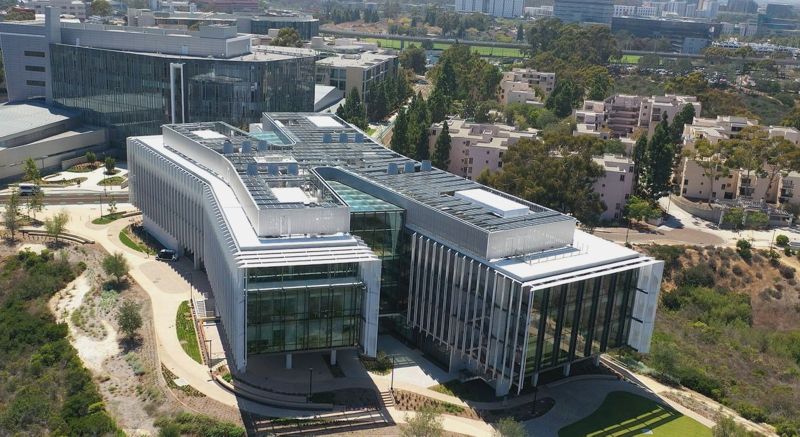
#> input picture Dataset/raw/Franklin_Antonio_Hall/franklin_002 2.jpg, 1600 x 873 px (shown at 1/2 size); its folder holds 3 pictures in this run
$ python split_dataset.py
#> lines starting #> are read from the running program, lines starting #| are printed output that depends on the picture
"""Split Dataset/raw/<Building>/ into train/ and test/ folders.

    python split_dataset.py

Rerun it whenever you add a new building. It rebuilds train/ and test/ from
raw/, so raw/ stays the single source of truth.

Near-identical photos are grouped and kept on the same side of the split. Two
copies of one photo landing in both train and test would let the model score
well by memorizing rather than learning.
"""

import shutil
from pathlib import Path

import numpy as np
from PIL import Image

RAW_DIR = Path("Dataset/raw")
TRAIN_DIR = Path("Dataset/train")
TEST_DIR = Path("Dataset/test")

TEST_COUNT = 10         # fixed test images per building, not a fraction
HASH_THRESHOLD = 5      # Hamming distance counted as "the same photo"
SEED = 42


def dhash(path, size=8):
    """Perceptual hash — compares each pixel to its right neighbour."""
    with Image.open(path) as img:
        px = np.asarray(img.convert("L").resize((size + 1, size),
                                                Image.Resampling.LANCZOS), dtype=np.int16)
    bits = 0
    for row in range(size):
        for col in range(size):
            bits = (bits << 1) | int(px[row, col] > px[row, col + 1])
    return bits


def group_duplicates(files):
    """Cluster near-identical photos. Returns a list of lists.

    Compares against every member of a group, not just the first, and merges
    groups that a new photo links together. Duplicate similarity is not
    transitive — A can match B and B match C while A and C do not — so
    comparing against one representative per group lets pairs slip through.
    """
    hashes = {f: dhash(f) for f in files}
    groups = []

    for f in files:
        matched = [g for g in groups
                   if any(bin(hashes[m] ^ hashes[f]).count("1") <= HASH_THRESHOLD
                          for m in g)]
        if not matched:
            groups.append([f])
        else:
            merged = [f]
            for g in matched:
                merged.extend(g)
                groups.remove(g)
            groups.append(merged)

    return groups


def main():
    if not RAW_DIR.is_dir():
        raise SystemExit(f"No {RAW_DIR}/. Put photos in {RAW_DIR}/<Building>/ first.")

    # Rebuild from scratch so reruns are not additive.
    for folder in (TRAIN_DIR, TEST_DIR):
        shutil.rmtree(folder, ignore_errors=True)

    rng = np.random.default_rng(SEED)
    buildings = sorted(d for d in RAW_DIR.iterdir() if d.is_dir())

    print(f"{'Building':<24}{'raw':>6}{'train':>7}{'test':>6}{'dupes':>7}")
    print("-" * 50)

    for building in buildings:
        files = sorted(f for f in building.iterdir()
                       if f.suffix.lower() in {".jpg", ".jpeg", ".png", ".webp"})
        if not files:
            continue

        groups = group_duplicates(files)
#> in dhash, img is the input picture: PIL image 1600x873 RGB; mean R, G, B 103.9, 107.1, 101.7
#> after the loop in dhash, `for row in range(size):`: bits = 4365594102540168556
#> call 2 of dhash, with size = 8
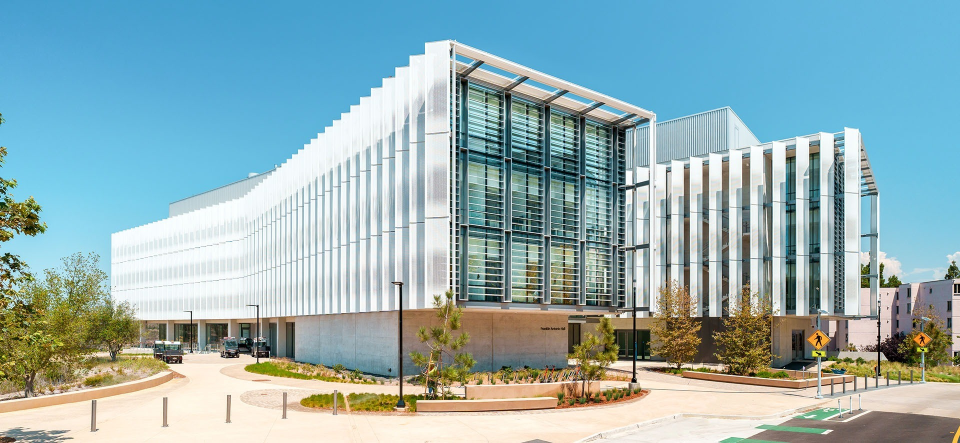
#> input picture Dataset/raw/Franklin_Antonio_Hall/franklin_007 2.jpg, 1920 x 886 px (shown at 1/2 size)
#> in dhash, img is the input picture: PIL image 1920x886 RGB; mean R, G, B 146.3, 175.5, 179.6
#> after the loop in dhash (call 2), `for row in range(size):`: bits = 14472488078016017507
#> call 3 of dhash, with size = 8
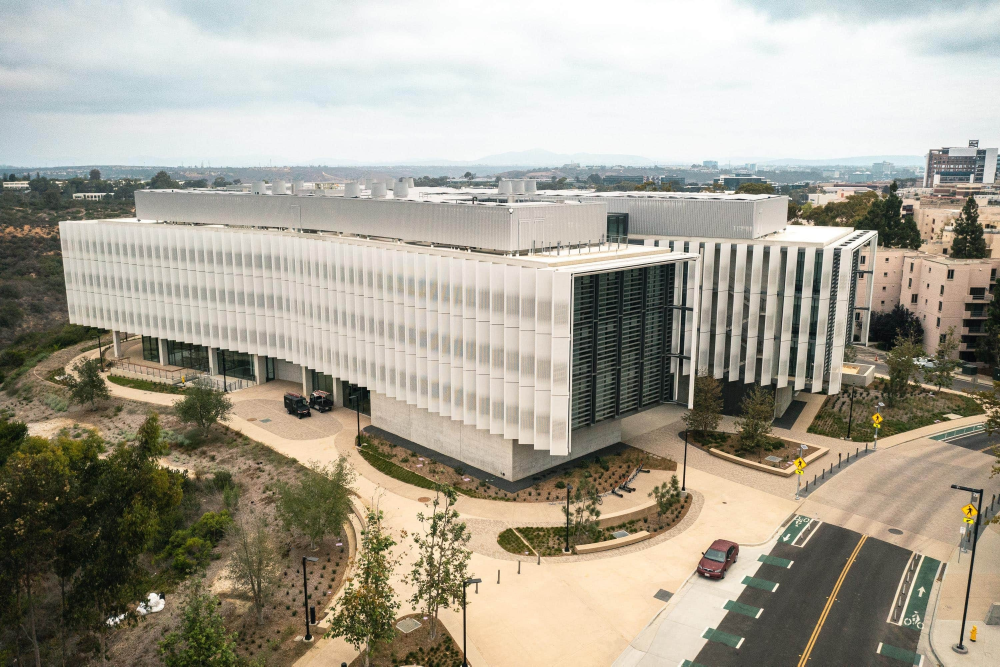
#> input picture Dataset/raw/Franklin_Antonio_Hall/franklin_015.jpg, 3000 x 1999 px (shown at 1/3 size)
#> in dhash, img is the input picture: PIL image 3000x1999 RGB; mean R, G, B 167.2, 161.9, 148.3
#> after the loop in dhash (call 3), `for row in range(size):`: bits = 506953033257124358
#> in group_duplicates, `hashes = {f: dhash(f) for f in files}`: hashes = 3 items
#> groups = 3 items
        rng.shuffle(groups)

        # Fill test/ group by group until it reaches TEST_COUNT.
        target = TEST_COUNT
        test_files, train_files = [], []
        for group in groups:
            if len(test_files) < target:
                test_files.extend(group)
            else:
                train_files.extend(group)
#> this loop made 3 passes
#> after the loop, test_files = 3 items; train_files = []

        for split_dir, chosen in ((TRAIN_DIR, train_files), (TEST_DIR, test_files)):
            dest = split_dir / building.name
            dest.mkdir(parents=True, exist_ok=True)
            for f in chosen:
                shutil.copy2(f, dest / f.name)
#> this loop made 2 passes
#> chosen on pass 1: []

        dupes = len(files) - len(groups)
#> dupes = 0
        print(f"{building.name:<24}{len(files):>6}{len(train_files):>7}"
              f"{len(test_files):>6}{dupes:>7}")
#| Franklin_Antonio_Hall        3      0     3      0

    # On an iCloud-synced Desktop, deleting and recreating train/test right
    # before writing into them can race the sync daemon, which drops in
    # "<Building> 2" conflict-copy folders. They are never real classes, so
    # sweep anything that isn't one of this run's buildings.
    expected = {b.name for b in buildings}
    stray = 0
    for split_dir in (TRAIN_DIR, TEST_DIR):
#> (the run stopped early here; a loop or call above may not have finished)
